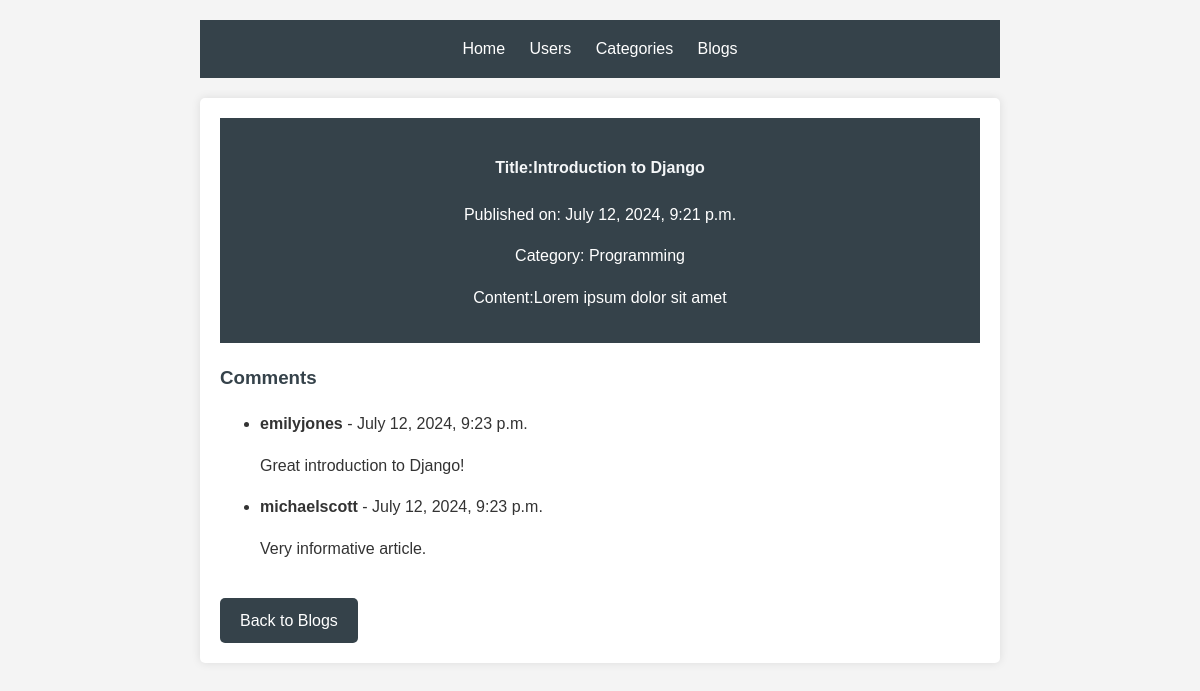
The app's page /blogs/5/ with its own data.
### blog/models.py (models this page shows, shortened)
class Post(models.Model):
    title = models.CharField(max_length=200)
    content = models.TextField()
    category = models.ForeignKey(Category, on_delete=models.CASCADE)
    date_published = models.DateTimeField(auto_now_add=True)
    user = models.ForeignKey(User, on_delete=models.CASCADE)

class Category(models.Model):
    name = models.CharField(max_length=100)
    def __str__(self):
        return self.name

class Comment(models.Model):
    post = models.ForeignKey(Post, on_delete=models.CASCADE, related_name='comments')
    user = models.ForeignKey(User, on_delete=models.CASCADE)
    content = models.TextField()
    date_posted = models.DateTimeField(auto_now_add=True)

### blog/views.py (the view)
# urls.py: path('blogs/<int:post_id>/', views.blog_details, name='blog_details'),
def blog_details(request, post_id):
    post = get_object_or_404(Post, id=post_id)
    comments = Comment.objects.filter(post=post)
    return render(request, 'blogdetails.html', {'post': post, 'comments': comments})

### blog/templates/blogdetails.html
{% extends 'master.html' %}
{% block content %}
<article>
    <header>
        <h4> Title:{{ post.title }}</h4>
        <p>Published on: {{ post.date_published }}</p>
        <p>Category: {{ post.category }}</p>
         <p>Content:{{ post.content }}</p>
    </header>
</article>
<section>
    <h3>Comments</h3>
    <ul>
        {% for comment in comments %}
        <li>
            <strong>{{ comment.user.username }}</strong> - {{ comment.date_posted }}
            <p>{{ comment.content }}</p>
        </li>
        {% empty %}
        <li>No comments yet.</li>
        {% endfor %}
    </ul>
</section>
<a href="{% url 'blogs' %}" class="back-button" >Back to Blogs</a>
{% endblock %}

### blog/templates/master.html (style rules this page uses)
body { font-family: Arial, sans-serif; line-height: 1.6; color: #333; max-width: 800px; margin: 0 auto; padding: 20px; background-color: #f4f4f4; }
header { background-color: #35424a; color: white; text-align: center; padding: 1rem; margin-bottom: 20px; }
h2, h1, h3 { color: #35424a; }
h4 { color: #f4f6f8; }
a { color: #050505; text-decoration: none; }
.back-button { display: inline-block; background-color: #35424a; color: white; padding: 10px 20px; border-radius: 5px; text-decoration: none; margin-top: 20px; transition: background-color 0.3s ease; }

### records on screen
Post: title "Introduction to Django", date_published "July 12, 2024, 9:21 p.m.", category "Programming", content "Lorem ipsum dolor sit amet"
Comment: user.username "emilyjones", date_posted "July 12, 2024, 9:23 p.m.", content "Great introduction to Django!"
Comment: user.username "michaelscott", date_posted "July 12, 2024, 9:23 p.m.", content "Very informative article."
